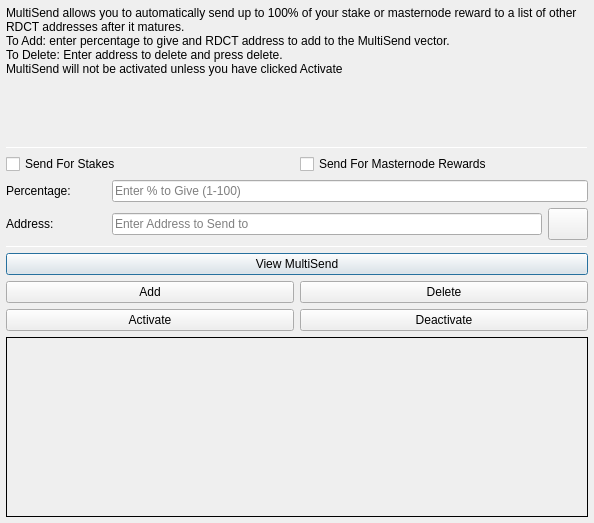
<?xml version="1.0" encoding="UTF-8"?>
<ui version="4.0">
 <class>MultiSendDialog</class>
 <widget class="QDialog" name="MultiSendDialog">
  <property name="windowModality">
   <enum>Qt::NonModal</enum>
  </property>
  <property name="geometry">
   <rect>
    <x>0</x>
    <y>0</y>
    <width>594</width>
    <height>523</height>
   </rect>
  </property>
  <property name="windowTitle">
   <string>MultiSend</string>
  </property>
  <layout class="QVBoxLayout" name="verticalLayout" stretch="0">
   <property name="leftMargin">
    <number>6</number>
   </property>
   <property name="topMargin">
    <number>6</number>
   </property>
   <property name="rightMargin">
    <number>6</number>
   </property>
   <property name="bottomMargin">
    <number>6</number>
   </property>
   <item>
    <layout class="QVBoxLayout" name="verticalLayout_Main" stretch="1,1,1,1,1,1">
     <item>
      <widget class="QLabel" name="label_2">
       <property name="lineWidth">
        <number>1</number>
       </property>
       <property name="text">
        <string>MultiSend allows you to automatically send up to 100% of your stake or masternode reward to a list of other RDCT addresses after it matures.
To Add: enter percentage to give and RDCT address to add to the MultiSend vector.
To Delete: Enter address to delete and press delete.
MultiSend will not be activated unless you have clicked Activate</string>
       </property>
       <property name="alignment">
        <set>Qt::AlignLeading|Qt::AlignLeft|Qt::AlignTop</set>
       </property>
       <property name="wordWrap">
        <bool>true</bool>
       </property>
      </widget>
     </item>
     <item>
      <widget class="Line" name="line">
       <property name="minimumSize">
        <size>
         <width>0</width>
         <height>1</height>
        </size>
       </property>
       <property name="maximumSize">
        <size>
         <width>16777215</width>
         <height>1</height>
        </size>
       </property>
       <property name="orientation">
        <enum>Qt::Horizontal</enum>
       </property>
      </widget>
     </item>
     <item>
      <layout class="QVBoxLayout" name="verticalLayout_Settings">
       <item>
        <layout class="QHBoxLayout" name="horizontalLayout">
         <item>
          <widget class="QCheckBox" name="multiSendStakeCheckBox">
           <property name="text">
            <string>Send For Stakes</string>
           </property>
          </widget>
         </item>
         <item>
          <widget class="QCheckBox" name="multiSendMasternodeCheckBox">
           <property name="text">
            <string>Send For Masternode Rewards</string>
           </property>
          </widget>
         </item>
        </layout>
       </item>
       <item>
        <layout class="QHBoxLayout" name="horizontalLayout_6">
         <item>
          <widget class="QLabel" name="label">
           <property name="minimumSize">
            <size>
             <width>100</width>
             <height>0</height>
            </size>
           </property>
           <property name="toolTip">
            <string>Percentage of stake to send</string>
           </property>
           <property name="text">
            <string>Percentage:</string>
           </property>
          </widget>
         </item>
         <item>
          <widget class="QLineEdit" name="multiSendPercentEdit">
           <property name="toolTip">
            <string>Enter whole numbers 1 - 100</string>
           </property>
           <property name="placeholderText">
            <string>Enter % to Give (1-100)</string>
           </property>
          </widget>
         </item>
        </layout>
       </item>
       <item>
        <layout class="QHBoxLayout" name="horizontalLayout_7">
         <item>
          <widget class="QLabel" name="label_5">
           <property name="minimumSize">
            <size>
             <width>100</width>
             <height>0</height>
            </size>
           </property>
           <property name="toolTip">
            <string>Address to send portion of stake to</string>
           </property>
           <property name="text">
            <string>Address:</string>
           </property>
          </widget>
         </item>
         <item>
          <widget class="QLineEdit" name="multiSendAddressEdit">
           <property name="toolTip">
            <string/>
           </property>
           <property name="placeholderText">
            <string>Enter Address to Send to</string>
           </property>
          </widget>
         </item>
         <item>
          <widget class="QPushButton" name="addressBookButton">
           <property name="maximumSize">
            <size>
             <width>16777215</width>
             <height>32</height>
            </size>
           </property>
           <property name="toolTip">
            <string>Choose an address from the address book</string>
           </property>
           <property name="text">
            <string/>
           </property>
           <property name="icon">
            <iconset resource="../rdct.qrc">
             <normaloff>:/icons/address-book</normaloff>:/icons/address-book</iconset>
           </property>
           <property name="shortcut">
            <string>Alt+A</string>
           </property>
           <property name="autoDefault">
            <bool>false</bool>
           </property>
          </widget>
         </item>
        </layout>
       </item>
      </layout>
     </item>
     <item>
      <widget class="Line" name="line_2">
       <property name="minimumSize">
        <size>
         <width>0</width>
         <height>1</height>
        </size>
       </property>
       <property name="maximumSize">
        <size>
         <width>16777215</width>
         <height>1</height>
        </size>
       </property>
       <property name="orientation">
        <enum>Qt::Horizontal</enum>
       </property>
      </widget>
     </item>
     <item>
      <layout class="QVBoxLayout" name="verticalLayout_Buttons">
       <item>
        <layout class="QHBoxLayout" name="horizontalLayout_4">
         <item>
          <widget class="QPushButton" name="viewButton">
           <property name="toolTip">
            <string/>
           </property>
           <property name="statusTip">
            <string>View MultiSend Vector</string>
           </property>
           <property name="text">
            <string>View MultiSend</string>
           </property>
          </widget>
         </item>
        </layout>
       </item>
       <item>
        <layout class="QHBoxLayout" name="horizontalLayout_2">
         <item>
          <widget class="QPushButton" name="addButton">
           <property name="toolTip">
            <string/>
           </property>
           <property name="statusTip">
            <string>Add to MultiSend Vector</string>
           </property>
           <property name="text">
            <string>Add</string>
           </property>
          </widget>
         </item>
         <item>
          <widget class="QPushButton" name="deleteButton">
           <property name="toolTip">
            <string/>
           </property>
           <property name="statusTip">
            <string>Delete Address From MultiSend Vector</string>
           </property>
           <property name="text">
            <string>Delete</string>
           </property>
          </widget>
         </item>
        </layout>
       </item>
       <item>
        <layout class="QHBoxLayout" name="horizontalLayout_5">
         <item>
          <widget class="QPushButton" name="activateButton">
           <property name="statusTip">
            <string>Activate MultiSend</string>
           </property>
           <property name="text">
            <string>Activate</string>
           </property>
          </widget>
         </item>
         <item>
          <widget class="QPushButton" name="disableButton">
           <property name="statusTip">
            <string>Deactivate MultiSend</string>
           </property>
           <property name="text">
            <string>Deactivate</string>
           </property>
          </widget>
         </item>
        </layout>
       </item>
      </layout>
     </item>
     <item>
      <widget class="QLabel" name="message">
       <property name="minimumSize">
        <size>
         <width>0</width>
         <height>180</height>
        </size>
       </property>
       <property name="frameShape">
        <enum>QFrame::Panel</enum>
       </property>
       <property name="frameShadow">
        <enum>QFrame::Plain</enum>
       </property>
       <property name="lineWidth">
        <number>1</number>
       </property>
       <property name="midLineWidth">
        <number>1</number>
       </property>
       <property name="text">
        <string/>
       </property>
       <property name="alignment">
        <set>Qt::AlignLeading|Qt::AlignLeft|Qt::AlignTop</set>
       </property>
       <property name="wordWrap">
        <bool>true</bool>
       </property>
      </widget>
     </item>
    </layout>
   </item>
  </layout>
 </widget>
 <resources>
  <include location="../rdct.qrc"/>
 </resources>
 <connections/>
</ui>
